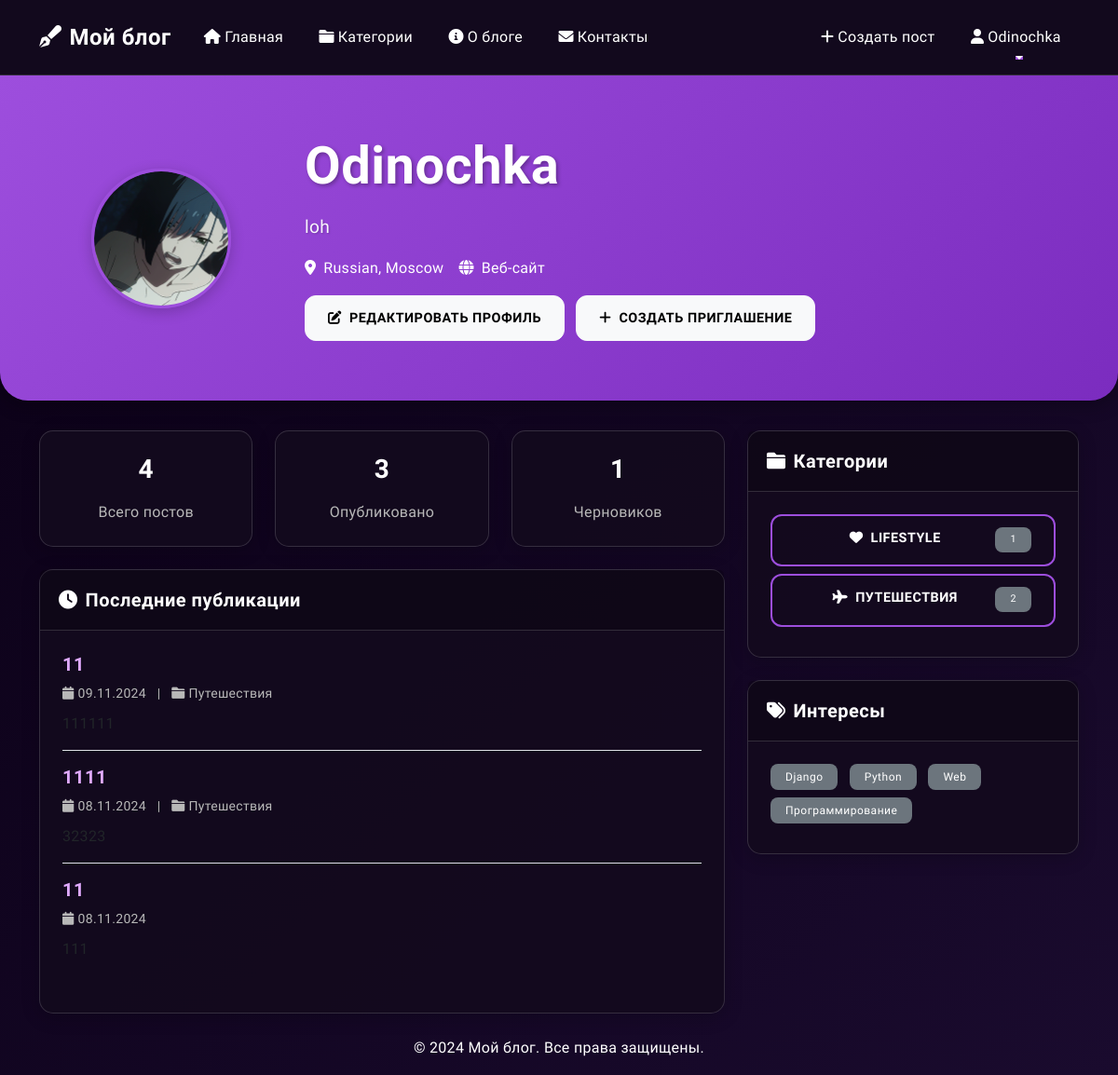
The page /profile/ (signed in) on the database as committed earlier.
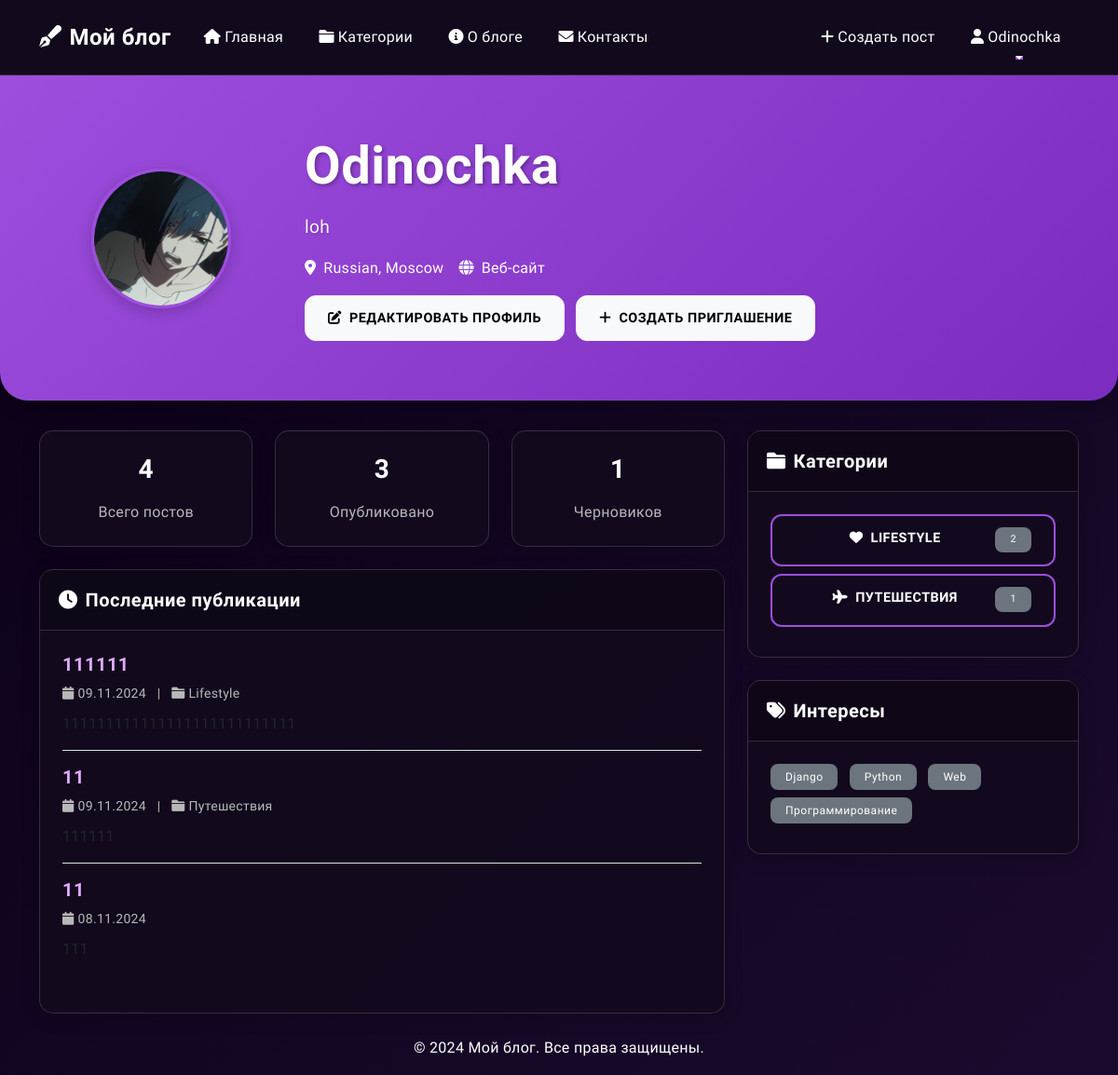
The same page on the database as committed later.
### blog/models.py (models this page shows, shortened)
class UserProfile(models.Model):
    user = models.OneToOneField(User, on_delete=models.CASCADE, related_name='profile')
    avatar = models.ImageField(upload_to='avatars/', null=True, blank=True)
    bio = models.TextField(max_length=500, blank=True)
    website = models.URLField(max_length=200, blank=True)
    location = models.CharField(max_length=100, blank=True)
    social_links = models.JSONField(default=dict, blank=True)
    interests = models.ManyToManyField('Tag', blank=True)
    is_blocked = models.BooleanField(default=False, verbose_name="Заблокирован")

class Post(models.Model):
    title = models.CharField(max_length=200, verbose_name="Заголовок")
    content = RichTextField(verbose_name="Содержание")
    author = models.ForeignKey(User, on_delete=models.CASCADE, related_name='posts')
    category = models.ForeignKey(Category, on_delete=models.SET_NULL, null=True, related_name='posts')
    created_at = models.DateTimeField(auto_now_add=True)
    updated_at = models.DateTimeField(auto_now=True)
    is_published = models.BooleanField(default=False)
    thumbnail = models.ImageField(upload_to='post_thumbnails/', null=True, blank=True, verbose_name="Обложка поста")
    attachments = models.ManyToManyField('PostAttachment', blank=True, related_name='posts')
    views_count = models.PositiveIntegerField(default=0)
    is_locked = models.BooleanField(default=False, verbose_name="Заблокирован")
    class Meta:
        ordering = ['-created_at']
        verbose_name = "Пост"
        verbose_name_plural = "Посты"

class Category(models.Model):
    name = models.CharField(max_length=100, verbose_name="Название")
    slug = models.SlugField(unique=True, blank=True)
    description = models.TextField(verbose_name="Описание")
    icon = models.CharField(max_length=50, default="fa-folder")
    class Meta:
        verbose_name = "Категория"
        verbose_name_plural = "Категории"

class Tag(models.Model):
    name = models.CharField(max_length=50, unique=True)
    slug = models.SlugField(unique=True, blank=True)
    class Meta:
        verbose_name = "Тег"
        verbose_name_plural = "Теги"
        ordering = ['name']

### blog/views.py (the view)
# urls.py: path('profile/', views.profile, name='profile'),
@login_required
def profile(request):
    user_profile, created = UserProfile.objects.get_or_create(user=request.user)
    user_posts = Post.objects.filter(author=request.user)
    published_posts = user_posts.filter(is_published=True)
    draft_posts = user_posts.filter(is_published=False)
    categories_with_counts = []
    for category in Category.objects.filter(posts__author=request.user).distinct():
        post_count = category.posts.filter(author=request.user).count()
        categories_with_counts.append({
            'category': category,
            'post_count': post_count
        })
    context = {
        'user_profile': user_profile,
        'total_posts': user_posts.count(),
        'published_posts': published_posts,
        'draft_posts': draft_posts,
        'recent_posts': published_posts.order_by('-created_at')[:5],
        'categories_with_counts': categories_with_counts
    }
    return render(request, 'blog/profile.html', context)

### blog/templates/blog/profile.html (shortened to what this page needs)
{% extends 'base.html' %}
{% block content %}
<div class="hero-section">
    <div class="container">
        <div class="row align-items-center">
            <div class="col-md-3 text-center">
                {% if user_profile.avatar %}
                    <div class="avatar-preview">
                        <img src="{{ user_profile.avatar.url }}" alt="{{ user.username }}"
                             class="img-fluid rounded-circle" style="width: 150px; height: 150px; object-fit: cover;">
                    </div>
                {% else %}
                    <div class="avatar-preview d-flex align-items-center justify-content-center bg-light rounded-circle" style="width: 150px; height: 150px;">
                        <i class="fas fa-user fa-4x text-muted"></i>
                    </div>
                {% endif %}
            </div>
            <div class="col-md-9">
                <h1 class="display-4">{{ user.username }}</h1>
                <p class="lead">{{ user_profile.bio|default:"" }}</p>
                <div class="d-flex gap-3">
                    {% if user_profile.location %}
                    <span><i class="fas fa-map-marker-alt me-2"></i>{{ user_profile.location }}</span>
                    {% endif %}
                    {% if user_profile.website %}
                    <a href="{{ user_profile.website }}" target="_blank" class="text-white">
                        <i class="fas fa-globe me-2"></i>Веб-сайт
                    </a>
                    {% endif %}
                </div>
                {% if user == request.user %}
                <div class="mt-3">
                    <a href="{% url 'blog:profile_edit' %}" class="btn btn-light">
                        <i class="fas fa-edit me-2"></i>Редактировать профиль
                    </a>
                    {% if user.is_staff %}
                    <a href="{% url 'blog:create_invite' %}" class="btn btn-light ms-2">
                        <i class="fas fa-plus me-2"></i>Создать приглашение
                    </a>
                    {% endif %}
                </div>
                {% endif %}
            </div>
        </div>
    </div>
</div>
<div class="container mt-4">
    <div class="row">
        <div class="col-md-8">
            <div class="row mb-4">
                <div class="col-md-4">
                    <div class="card text-center">
                        <div class="card-body">
                            <h3 class="card-title">{{ total_posts }}</h3>
                            <p class="card-text text-muted">Всего постов</p>
                        </div>
                    </div>
                </div>
                <div class="col-md-4">
                    <div class="card text-center">
                        <div class="card-body">
                            <h3 class="card-title">{{ published_posts.count }}</h3>
                            <p class="card-text text-muted">Опубликовано</p>
                        </div>
                    </div>
                </div>
                <div class="col-md-4">
                    <div class="card text-center">
                        <div class="card-body">
                            <h3 class="card-title">{{ draft_posts.count }}</h3>
                            <p class="card-text text-muted">Черновиков</p>
                        </div>
                    </div>
                </div>
            </div>
            <div class="card mb-4">
                <div class="card-header">
                    <h5 class="card-title mb-0">
                        <i class="fas fa-clock me-2"></i>Последние публикации
                    </h5>
                </div>
                <div class="card-body">
                    {% for post in recent_posts %}
                    <div class="mb-3 pb-3 {% if not forloop.last %}border-bottom{% endif %}">
                        <h5><a href="{% url 'blog:post_detail' pk=post.pk %}" class="text-decoration-none">{{ post.title }}</a></h5>
                        <p class="text-muted small mb-2">
                            <i class="fas fa-calendar me-1"></i>{{ post.created_at|date:"d.m.Y" }}
                            {% if post.category %}
                            <span class="mx-2">|</span>
                            <i class="fas fa-folder me-1"></i>{{ post.category.name }}
                            {% endif %}
                        </p>
                        <p class="mb-0">{{ post.content|safe|truncatewords:30 }}</p>
                    </div>
                    {% empty %}
                    <p class="text-muted mb-0">Нет опубликованных постов</p>
                    {% endfor %}
                </div>
            </div>
        </div>
        <div class="col-md-4">
            <div class="card mb-4">
                <div class="card-header">
                    <h5 class="card-title mb-0">
                        <i class="fas fa-folder me-2"></i>Категории
                    </h5>
                </div>
                <div class="card-body">
                    {% for item in categories_with_counts %}
                    <a href="{% url 'blog:category_detail' slug=item.category.slug %}"
                       class="btn btn-outline-primary mb-2 d-block">
                        <i class="fas {{ item.category.icon }} me-2"></i>{{ item.category.name }}
                        <span class="badge bg-secondary float-end">
                            {{ item.post_count }}
                        </span>
                    </a>
                    {% empty %}
                    <p class="text-muted mb-0">Нет публикаций в категориях</p>
                    {% endfor %}
                </div>
            </div>
            {% if user_profile.interests.exists %}
            <div class="card">
                <div class="card-header">
                    <h5 class="card-title mb-0">
                        <i class="fas fa-tags me-2"></i>Интересы
                    </h5>
                </div>
                <div class="card-body">
                    {% for interest in user_profile.interests.all %}
                    <span class="badge bg-secondary me-2 mb-2">{{ interest.name }}</span>
                    {% endfor %}
                </div>
            </div>
            {% endif %}
        </div>
    </div>
</div>
{% endblock %}

### templates/base.html (shortened to what this page needs)
{% load static %}
<!DOCTYPE html>
<html lang="ru">
<head>
    <link href="https://cdn.jsdelivr.net/npm/bootstrap@5.3.0/dist/css/bootstrap.min.css" rel="stylesheet">
    <link href="https://cdnjs.cloudflare.com/ajax/libs/font-awesome/6.0.0/css/all.min.css" rel="stylesheet">
    <link rel="stylesheet" href="https://cdnjs.cloudflare.com/ajax/libs/animate.css/4.1.1/animate.min.css"/>
    <link href="{% static 'css/style.css' %}" rel="stylesheet">
</head>
<body>
    <nav class="navbar navbar-expand-lg navbar-dark">
        <div class="container">
            <a class="navbar-brand" href="{% url 'blog:home' %}">
                <i class="fas fa-pen-fancy me-2"></i>Мой блог
            </a>
            <div class="collapse navbar-collapse" id="navbarNav">
                <ul class="navbar-nav me-auto">
                    <li class="nav-item">
                        <a class="nav-link" href="{% url 'blog:home' %}">
                            <i class="fas fa-home me-1"></i>Главная
                        </a>
                    </li>
                    <li class="nav-item">
                        <a class="nav-link" href="{% url 'blog:categories' %}">
                            <i class="fas fa-folder me-1"></i>Категории
                        </a>
                    </li>
                    <li class="nav-item">
                        <a class="nav-link" href="{% url 'blog:about' %}">
                            <i class="fas fa-info-circle me-1"></i>О блоге
                        </a>
                    </li>
                    <li class="nav-item">
                        <a class="nav-link" href="{% url 'blog:contact' %}">
                            <i class="fas fa-envelope me-1"></i>Контакты
                        </a>
                    </li>
                </ul>
                <ul class="navbar-nav">
                    {% if user.is_authenticated %}
                    <li class="nav-item">
                        <a class="nav-link" href="{% url 'blog:create_post' %}">
                            <i class="fas fa-plus me-1"></i>Создать пост
                        </a>
                    </li>
                    <li class="nav-item dropdown">
                        <a class="nav-link dropdown-toggle" href="#" id="userDropdown" role="button" data-bs-toggle="dropdown">
                            <i class="fas fa-user me-1"></i>{{ user.username }}
                        </a>
                    </li>
                    {% else %}
                    <li class="nav-item">
                        <a class="nav-link" href="{% url 'login' %}">
                            <i class="fas fa-sign-in-alt me-1"></i>Войти
                        </a>
                    </li>
                    {% endif %}
                </ul>
            </div>
        </div>
    </nav>
    <main class="flex-grow-1">
        {% block content %}{% endblock %}
    </main>
    <footer class="footer mt-auto">
        <div class="container">
            <p class="text-center">&copy; 2024 Мой блог. Все права защищены.</p>
        </div>
    </footer>
</body>
</html>

### static/css/style.css (style rules this page uses)
:root { --primary-color: #9D4EDD; --secondary-color: #7B2CBF; --accent-color: #C77DFF; --background-color: #0A0015; --card-bg: rgba(20, 10, 30, 0.95); --text-color: #FFFFFF; --text-muted: #B8B8B8; --link-color: #E0AAFF; --hover-color: #F3D1FF; --border-color: rgba(255, 255, 255, 0.15); --input-bg: rgba(30, 15, 45, 0.95); }
body { font-family: 'Quicksand', sans-serif; background: linear-gradient(135deg, var(--background-color), #1A0B2E); color: var(--text-color); min-height: 100vh; line-height: 1.6; letter-spacing: 0.3px; }
.navbar { background: var(--card-bg) !important; backdrop-filter: blur(10px); border-bottom: 1px solid var(--border-color); padding: 1rem; transition: all 0.3s ease; }
.navbar-brand { color: var(--text-color) !important; font-weight: 700; font-size: 1.5rem; letter-spacing: 0.5px; }
.nav-link { color: var(--text-color) !important; font-weight: 500; padding: 0.7rem 1.2rem !important; border-radius: 12px; transition: all 0.3s ease; position: relative; overflow: hidden; }
.nav-link::after { content: ''; position: absolute; bottom: 0; left: 50%; width: 0; height: 2px; background: var(--primary-color); transition: all 0.3s ease; transform: translateX(-50%); }
.card { background: var(--card-bg); border: 1px solid var(--border-color); border-radius: 15px; box-shadow: 0 4px 20px rgba(0, 0, 0, 0.2); transition: all 0.3s cubic-bezier(0.4, 0, 0.2, 1); }
.card-header { background: rgba(0, 0, 0, 0.2); border-bottom: 1px solid var(--border-color); padding: 1.25rem; }
.card-body { padding: 1.5rem; }
.card-title { color: var(--text-color); font-weight: 600; margin-bottom: 1rem; letter-spacing: 0.5px; }
.card-text { color: var(--text-muted); }
.btn { padding: 0.8rem 1.5rem; border-radius: 12px; font-weight: 600; letter-spacing: 0.5px; transition: all 0.3s cubic-bezier(0.4, 0, 0.2, 1); text-transform: uppercase; font-size: 0.9rem; position: relative; overflow: hidden; z-index: 1; }
.btn::before { content: ''; position: absolute; top: 0; left: 0; width: 100%; height: 100%; background: linear-gradient(45deg, var(--primary-color), var(--accent-color)); opacity: 0; z-index: -1; transition: opacity 0.3s ease; }
.btn-outline-primary { border: 2px solid var(--primary-color); color: var(--text-color) !important; background: transparent; }
.hero-section { background: linear-gradient(135deg, var(--primary-color), var(--secondary-color)); padding: 4rem 0; margin-bottom: 2rem; border-radius: 0 0 30px 30px; box-shadow: 0 4px 20px rgba(0, 0, 0, 0.3); }
.hero-section h1 { color: white; font-weight: 700; margin-bottom: 1rem; text-shadow: 2px 2px 4px rgba(0, 0, 0, 0.3); }
.hero-section .lead { color: rgba(255, 255, 255, 0.95); font-size: 1.2rem; text-shadow: 1px 1px 2px rgba(0, 0, 0, 0.2); }
.badge { padding: 0.5rem 1rem; border-radius: 8px; font-weight: 500; letter-spacing: 0.5px; }
h1, h2, h3, h4, h5, h6 { color: var(--text-color); font-weight: 600; letter-spacing: 0.5px; }
.text-muted { color: var(--text-muted) !important; }
a { color: var(--link-color); text-decoration: none; transition: all 0.3s ease; }
.avatar-preview { border: 3px solid var(--primary-color); border-radius: 50%; overflow: hidden; box-shadow: 0 4px 15px rgba(0, 0, 0, 0.2); margin: 0 auto; width: 150px; height: 150px; }
.avatar-preview img { width: 100%; height: 100%; object-fit: cover; }
.form-control, .btn { transition: all 0.3s cubic-bezier(0.4, 0, 0.2, 1); }
.navbar { backdrop-filter: blur(10px); transition: all 0.3s ease; }
.nav-link { position: relative; overflow: hidden; }
.card { transition: all 0.3s cubic-bezier(0.4, 0, 0.2, 1); }
.btn { position: relative; overflow: hidden; z-index: 1; }

Rows that differ between the two databases and show on the page:
removed Post: title "1111", created_at "08.11.2024", category.name "Путешествия", content "32323"
added Post: title "111111", created_at "09.11.2024", category.name "Lifestyle", content "111111111111111111111111111"
computed for Category "LIFESTYLE": post_count "1" → "2"
computed for Category "ПУТЕШЕСТВИЯ": post_count "2" → "1"
